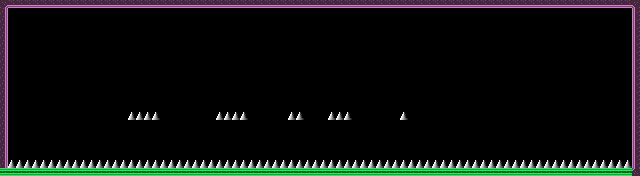

A 2D game scene composited from a Tiled map and its tileset images. What follows is a short description and the map's XML, with each tile layer's data collapsed to a summary:
An orthogonal 80x22 tile map with 8x8 px tiles, 1 tile layer (Tile Layer 1) and 106 objects.

<map version="1.10" tiledversion="1.10.2" orientation="orthogonal" renderorder="right-down" width="80" height="22" tilewidth="8" tileheight="8" infinite="0" nextlayerid="3" nextobjectid="264">
 <tileset firstgid="1" source="../../../purple.tsx" />
 <layer id="1" name="Tile Layer 1" width="80" height="22">
  <data>[1760 cells, 292 non-empty, 8 distinct tile ids]</data>
 </layer>
 <objectgroup id="2" name="cooloi">
  <object id="3" gid="129" x="8" y="128" width="8" height="8" />
  <object id="4" gid="129" x="16" y="128" width="8" height="8" />
  <object id="5" gid="129" x="24" y="128" width="8" height="8" />
  <object id="6" gid="129" x="32" y="128" width="8" height="8" />
  <object id="7" gid="129" x="40" y="128" width="8" height="8" />
  <object id="8" gid="129" x="48" y="128" width="8" height="8" />
  <object id="9" gid="129" x="56" y="128" width="8" height="8" />
  <object id="10" gid="129" x="64" y="128" width="8" height="8" />
  <object id="12" gid="129" x="72" y="128" width="8" height="8" />
  <object id="13" gid="129" x="80" y="128" width="8" height="8" />
  <object id="14" gid="129" x="88" y="128" width="8" height="8" />
  <object id="15" gid="129" x="96" y="128" width="8" height="8" />
  <object id="16" gid="129" x="104" y="128" width="8" height="8" />
  <object id="17" gid="129" x="112" y="128" width="8" height="8" />
  <object id="18" gid="129" x="120" y="128" width="8" height="8" />
  <object id="19" gid="129" x="128" y="128" width="8" height="8" />
  <object id="20" gid="129" x="136" y="128" width="8" height="8" />
  <object id="21" gid="129" x="144" y="128" width="8" height="8" />
  <object id="22" gid="129" x="152" y="128" width="8" height="8" />
  <object id="23" gid="129" x="160" y="128" width="8" height="8" />
  <object id="24" gid="129" x="168" y="128" width="8" height="8" />
  <object id="25" gid="129" x="176" y="128" width="8" height="8" />
  <object id="26" gid="129" x="184" y="128" width="8" height="8" />
  <object id="27" gid="129" x="192" y="128" width="8" height="8" />
  <object id="28" gid="129" x="200" y="128" width="8" height="8" />
  <object id="29" gid="129" x="208" y="128" width="8" height="8" />
  <object id="30" gid="129" x="216" y="128" width="8" height="8" />
  <object id="49" gid="129" x="224" y="128" width="8" height="8" />
  <object id="50" gid="129" x="232" y="128" width="8" height="8" />
  <object id="51" gid="129" x="240" y="128" width="8" height="8" />
  <object id="52" gid="129" x="248" y="128" width="8" height="8" />
  <object id="53" gid="129" x="256" y="128" width="8" height="8" />
  <object id="54" gid="129" x="264" y="128" width="8" height="8" />
  <object id="55" gid="129" x="272" y="128" width="8" height="8" />
  <object id="56" gid="129" x="280" y="128" width="8" height="8" />
  <object id="57" gid="129" x="288" y="128" width="8" height="8" />
  <object id="58" gid="129" x="296" y="128" width="8" height="8" />
  <object id="59" gid="129" x="304" y="128" width="8" height="8" />
  <object id="60" gid="129" x="312" y="128" width="8" height="8" />
  <object id="61" gid="129" x="320" y="128" width="8" height="8" />
  <object id="62" gid="129" x="328" y="128" width="8" height="8" />
  <object id="63" gid="129" x="336" y="128" width="8" height="8" />
  <object id="64" gid="129" x="344" y="128" width="8" height="8" />
  <object id="65" gid="129" x="352" y="128" width="8" height="8" />
  <object id="66" gid="129" x="360" y="128" width="8" height="8" />
  <object id="67" gid="129" x="368" y="128" width="8" height="8" />
  <object id="68" gid="129" x="376" y="128" width="8" height="8" />
  <object id="69" gid="129" x="384" y="128" width="8" height="8" />
  <object id="70" gid="129" x="392" y="128" width="8" height="8" />
  <object id="71" gid="129" x="400" y="128" width="8" height="8" />
  <object id="72" gid="129" x="408" y="128" width="8" height="8" />
  <object id="73" gid="129" x="416" y="128" width="8" height="8" />
  <object id="74" gid="129" x="424" y="128" width="8" height="8" />
  <object id="75" gid="129" x="432" y="128" width="8" height="8" />
  <object id="76" gid="129" x="440" y="128" width="8" height="8" />
  <object id="77" gid="129" x="448" y="128" width="8" height="8" />
  <object id="78" gid="129" x="456" y="128" width="8" height="8" />
  <object id="79" gid="129" x="464" y="128" width="8" height="8" />
  <object id="80" gid="129" x="472" y="128" width="8" height="8" />
  <object id="81" gid="129" x="480" y="128" width="8" height="8" />
  <object id="82" gid="129" x="488" y="128" width="8" height="8" />
  <object id="83" gid="129" x="496" y="128" width="8" height="8" />
  <object id="84" gid="129" x="504" y="128" width="8" height="8" />
  <object id="85" gid="129" x="512" y="128" width="8" height="8" />
  <object id="86" gid="129" x="520" y="128" width="8" height="8" />
  <object id="87" gid="129" x="528" y="128" width="8" height="8" />
  <object id="88" gid="129" x="536" y="128" width="8" height="8" />
  <object id="89" gid="129" x="544" y="128" width="8" height="8" />
  <object id="90" gid="129" x="552" y="128" width="8" height="8" />
  <object id="91" gid="129" x="560" y="128" width="8" height="8" />
  <object id="92" gid="129" x="568" y="128" width="8" height="8" />
  <object id="93" gid="129" x="576" y="128" width="8" height="8" />
  <object id="95" gid="129" x="584" y="128" width="8" height="8" />
  <object id="96" gid="129" x="592" y="128" width="8" height="8" />
  <object id="97" gid="129" x="600" y="128" width="8" height="8" />
  <object id="98" gid="129" x="608" y="128" width="8" height="8" />
  <object id="99" gid="129" x="616" y="128" width="8" height="8" />
  <object id="100" gid="129" x="624" y="128" width="8" height="8" />
  <object id="222" gid="146" x="8" y="16" width="8" height="8">
   <properties>
    <property name="direction" value="E" />
    <property name="distance" type="int" value="75" />
    <property name="speed" type="int" value="6" />
   </properties>
  </object>
  </objectgroup>
</map>
<!-- 27 of 106 objects omitted -->
